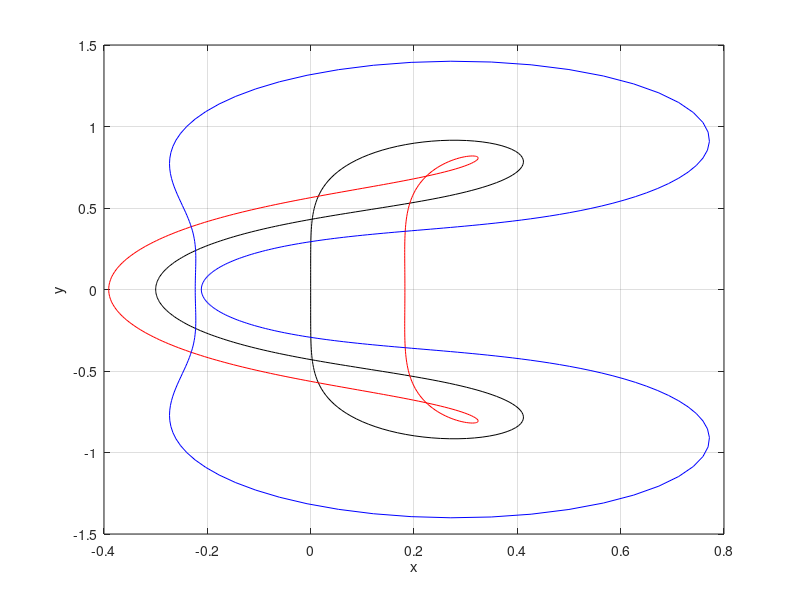

The MATLAB source for this figure:
clf

% Adams-Bashforth four-step method
ab4s = @(z) -24*(z.^3.*(1-z))./(55*z.^3-59*z.^2+37*z-9);

t = linspace(0,2*pi,360);
xx1 = cos(t) +i*sin(t);
xx2 = 1.2*xx1;
xx3 = 0.8*xx1;

% Absolute stability region for the Adams-Bashforth four-step method
z = ab4s(xx1);
x = real(z);
y = imag(z);
plot(x,y,'k');
grid on;
hold on;
xlabel('x');
ylabel('y');
% axis equal;

z = ab4s(xx2);
x = real(z);
y = imag(z);
plot(x,y,'r');

z = ab4s(xx3);
x = real(z);
y = imag(z);
plot(x,y,'b');

% Save the figure
print('stability_ex2','-dpng')
